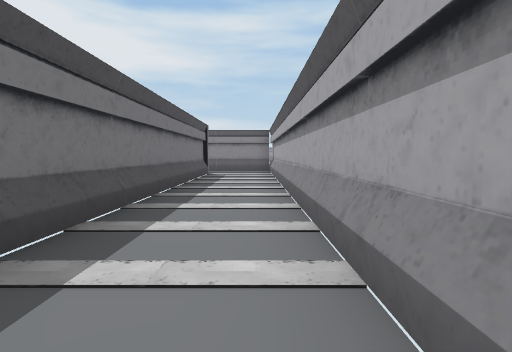
view 1 (above)

17 first-person views from a walk through a 3-D level made in the Unity game engine. The camera is 1.2 m above the floor, tilts 4° down and sees 80° across. Doors are open. The floor is counted in squares, 2 m on a side. Each view is taken from the middle of a square. On the plan, view 1 faces up. The plan holds only what a view shows up to about 9 squares ahead; the rest is blank. The place goes on beyond the plan. Some animated figures are not drawn.

view 2
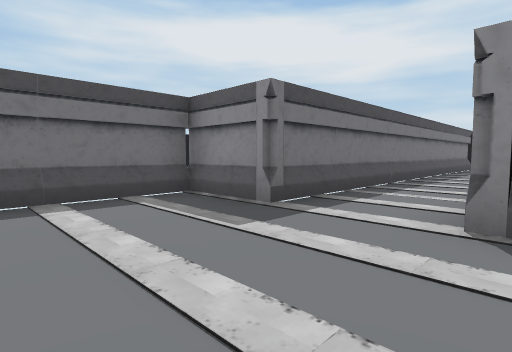

view 3
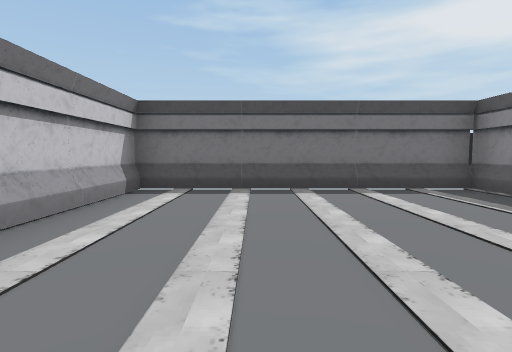

view 4
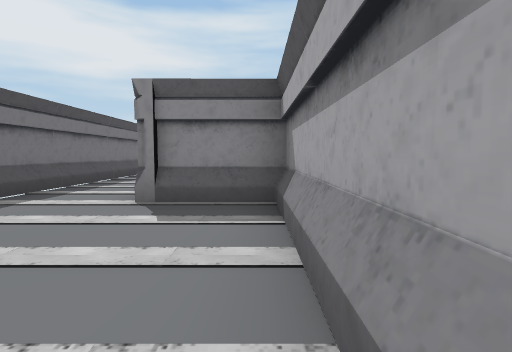

view 5
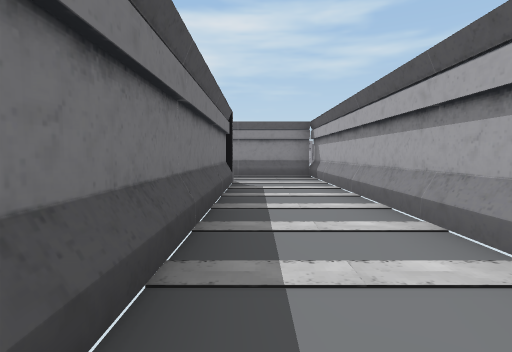

view 6
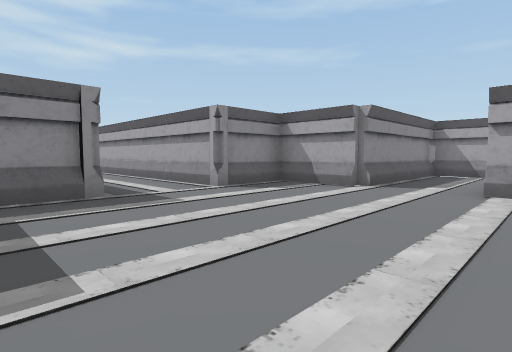

view 7
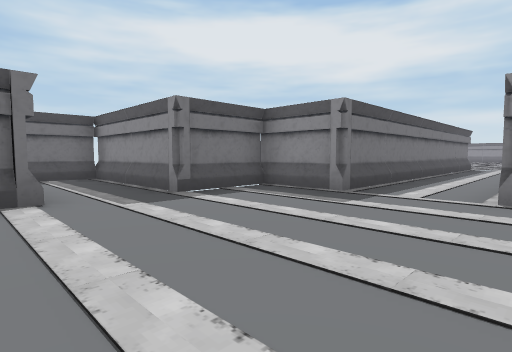

view 8
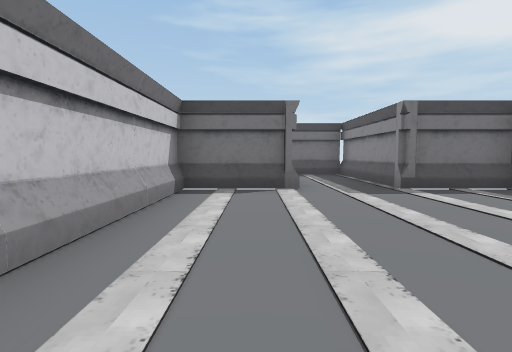

view 9
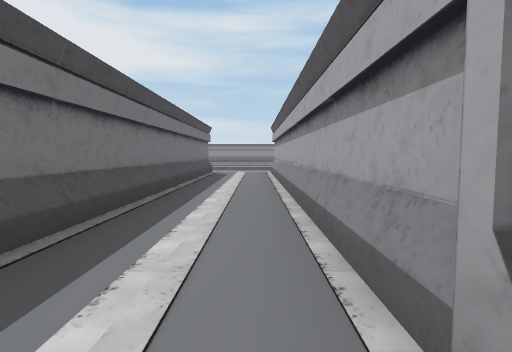

view 10
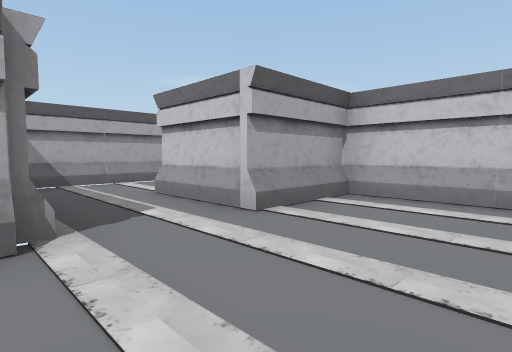

view 11
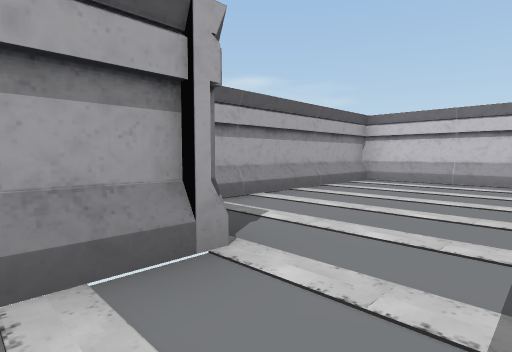

view 12
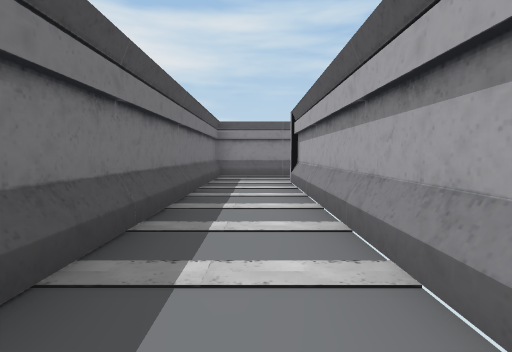

view 13
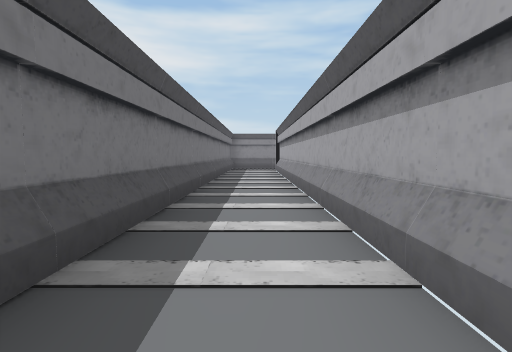

view 14
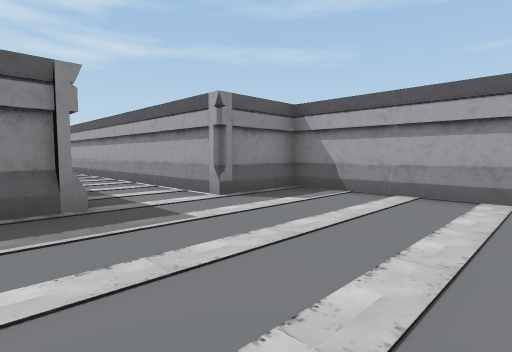

view 15
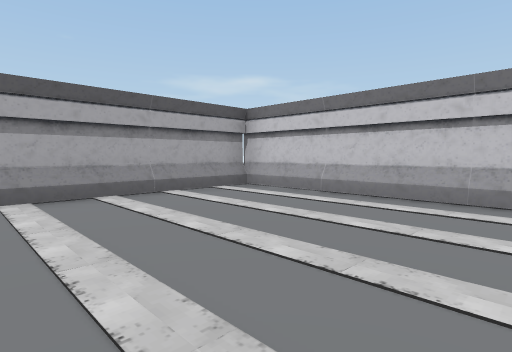

view 16
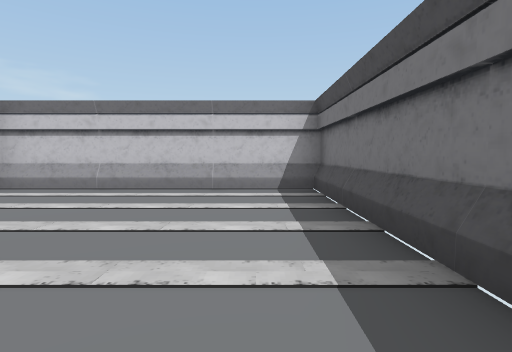

view 17
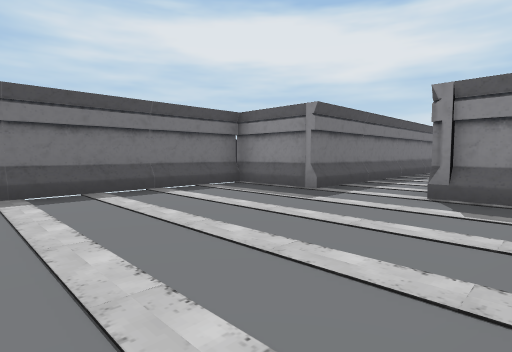

### Floor plan
Points are (right, up) in squares from view 1. A wall is a line through its corners. A room is listed if a view was taken in it or the views show most of it. See-through windows are left out.
Room 1 (views 1, 2, 3, 4, 5, 11)
walls: (0.6, 0.5) (0.6, 11.6) (-3.6, 11.6); (-1.4, -2.1) (-3.4, -2.1) (-3.4, -8.1) (2.4, -8.1) (2.4, -2.1) (0.5, -2.1); (0.6, -2.4) (0.6, -1); (-3.6, 9.6) (-1.6, 9.6) (-1.6, -2.3)
ways out: opening at (-2.5, 10.5) to room 2
Room 2 (views 6, 7, 8, 9, 10)
walls: (-3.6, 11.6) (-3.6, 13.6) (-5.5, 13.6) (-5.5, 21.5); (-9.4, 9.7) (-9.4, 7.6) (-3.6, 7.6) (-3.6, 9.6); (-7.6, 21.5) (-7.6, 13.6) (-9.4, 13.6) (-9.4, 11.5)
ways out: opening at (-2.5, 10.5) to room 1; opening at (-10.5, 10.5) to room 3
Room 3 (views 12, 13, 14, 15, 16, 17)
walls: (-9.1, 11.6) (-13.1, 11.6) (-13.1, -2.4) (-15.1, -2.4) (-15.1, -8.4) (-9.4, -8.4) (-9.4, -2.4) (-11.1, -2.4) (-11.1, 9.6)
ways out: opening at (-10.5, 10.5) to room 2

Where each view was taken, in squares from view 1:
view 1: 0 up, 0 right, facing up
view 2: 5 down, 1 right, facing up-left
view 3: 6 down, 2 right, facing left
view 4: 6 down, 2 right, facing up
view 5: 3 up, 1 left, facing up
view 6: 9 up, 9 left, facing up-right
view 7: 9 up, 5 left, facing up-left
view 8: 9 up, 4 left, facing left
view 9: 13 up, 6 left, facing up
view 10: 12 up, 6 left, facing down-right
view 11: 1 down, 1 left, facing down-right
view 12: 3 up, 12 left, facing up
view 13: 2 down, 12 left, facing up
view 14: 6 down, 14 left, facing up-right
view 15: 4 down, 14 left, facing down-right
view 16: 3 down, 14 left, facing down
view 17: 7 down, 10 left, facing up-left
